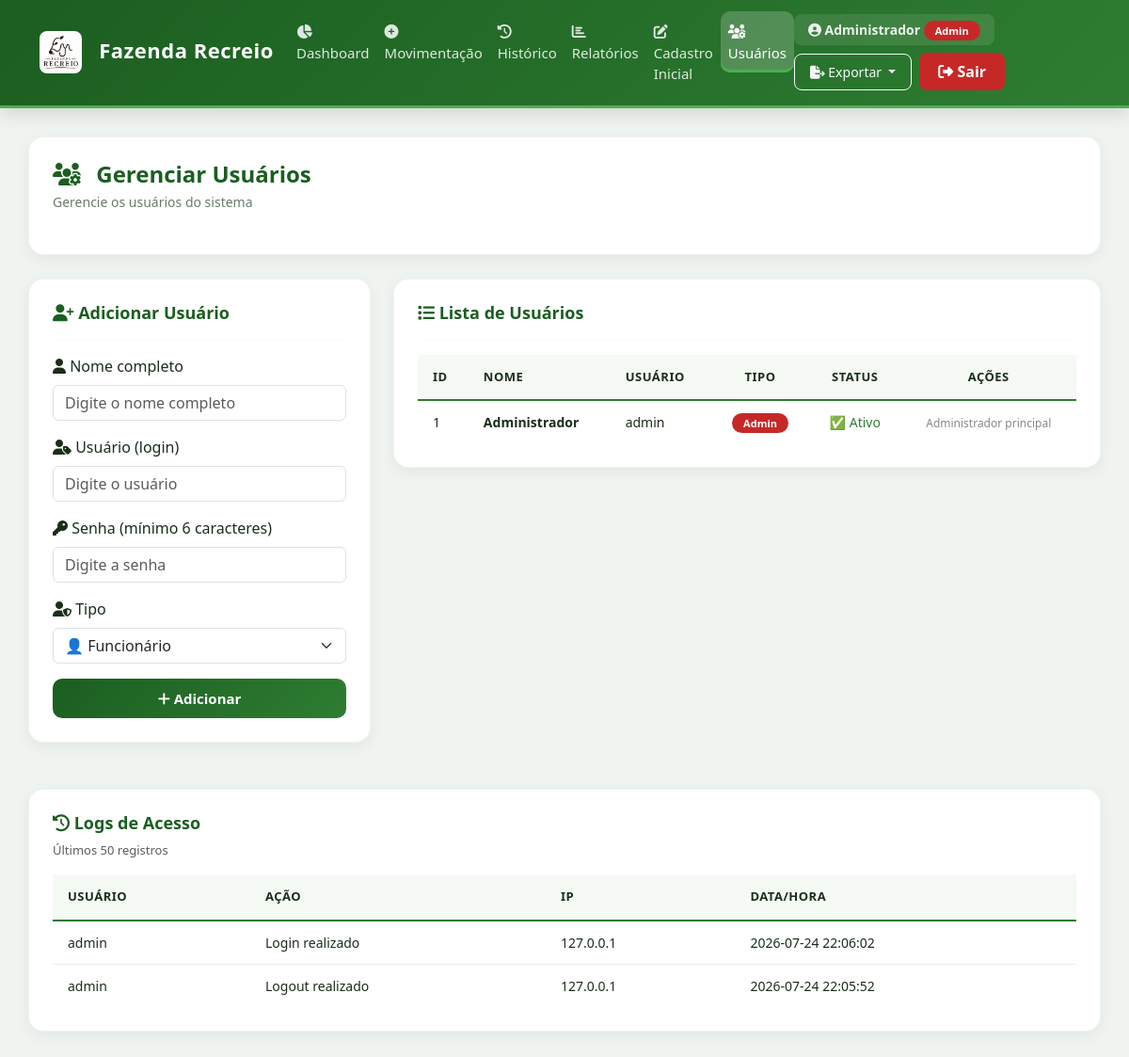
The page /admin/usuarios (signed in) on the database as committed earlier.
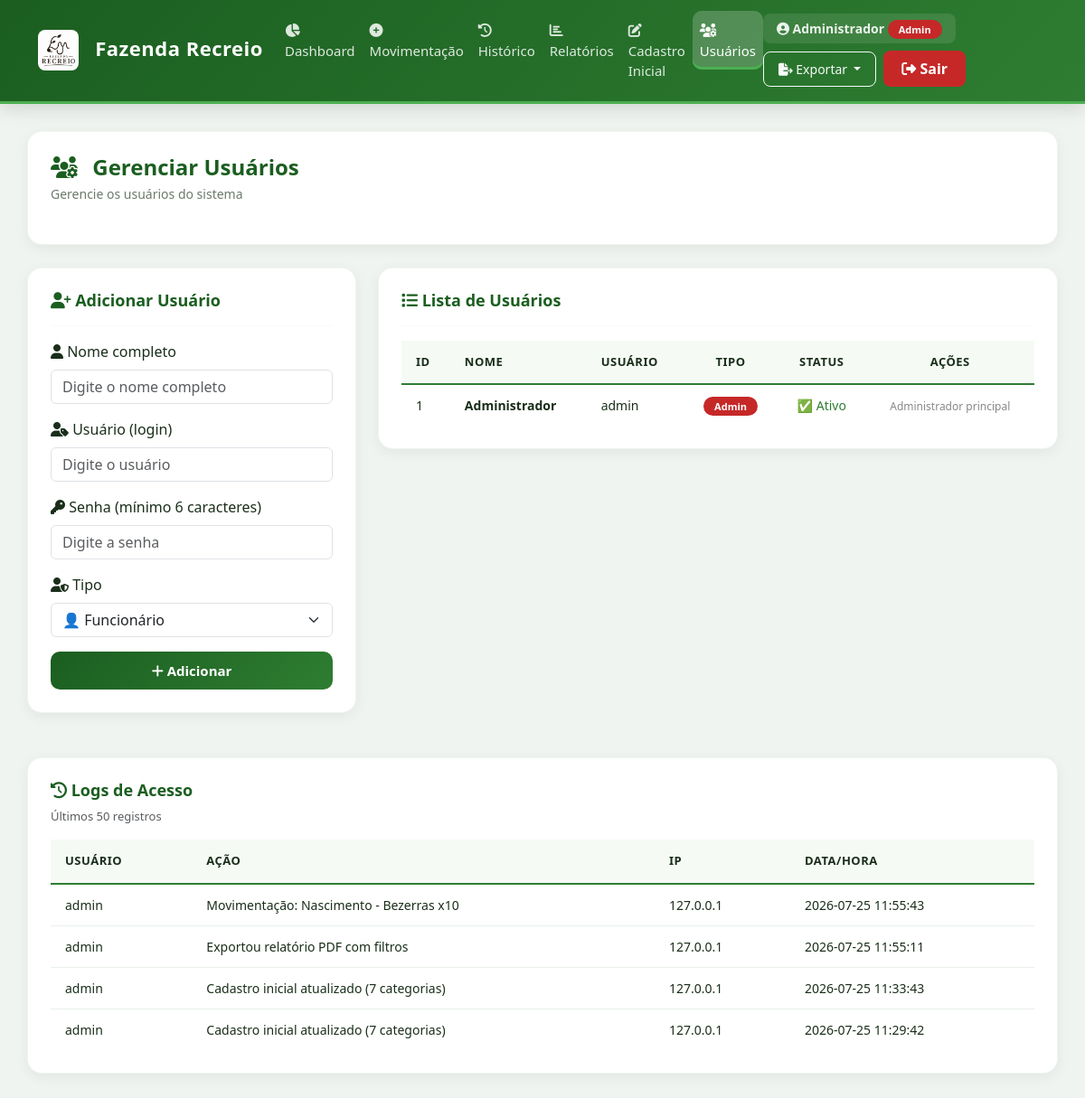
The same page on the database as committed later.
### tables this page shows
CREATE TABLE usuarios (
        id INTEGER PRIMARY KEY AUTOINCREMENT,
        nome TEXT NOT NULL,
        usuario TEXT UNIQUE NOT NULL,
        senha TEXT NOT NULL,
        tipo TEXT DEFAULT 'funcionario',
        ativo INTEGER DEFAULT 1,
        data_criacao TIMESTAMP DEFAULT CURRENT_TIMESTAMP
    );

CREATE TABLE logs_acesso (
        id INTEGER PRIMARY KEY AUTOINCREMENT,
        usuario TEXT,
        acao TEXT,
        ip TEXT,
        data TIMESTAMP DEFAULT CURRENT_TIMESTAMP
    );

### app.py (the view)
@app.route("/admin/usuarios")
@admin_required
def admin_usuarios():
    usuarios = get_all_usuarios()
    logs = get_logs_acesso(50)
    return render_template("admin_usuarios.html", usuarios=usuarios, logs=logs)

### app.py (called while the page is built)
def admin_required(f):
    @wraps(f)
    def decorated_function(*args, **kwargs):
        if 'usuario' not in session:
            flash('Por favor, faça login para acessar esta página.', 'warning')
            return redirect(url_for('login'))
        if session.get('tipo') != 'admin':
            flash('Acesso negado. Área restrita ao administrador.', 'danger')
            return redirect(url_for('dashboard'))
        return f(*args, **kwargs)
    return decorated_function

### database.py (called while the page is built)
def connect():
    import time
    for tentativa in range(5):
        try:
            conn = sqlite3.connect(DB_NAME, timeout=30)
            conn.execute("PRAGMA journal_mode=WAL")
            conn.execute("PRAGMA busy_timeout = 30000")
            conn.execute("PRAGMA synchronous = NORMAL")
            return conn
        except sqlite3.OperationalError as e:
            if "database is locked" in str(e) and tentativa < 4:
                print(f"⏳ Banco bloqueado, tentando novamente ({tentativa+1}/5)...")
                time.sleep(2)
            else:
                raise e
    raise sqlite3.OperationalError("Database is locked after multiple attempts")

### templates/admin_usuarios.html (shortened to what the changed rows need)
{% extends "base.html" %}
{% block content %}
<div class="card-dashboard">
    <h2><i class="fas fa-users-cog" style="color: #1B5E20;"></i> Gerenciar Usuários</h2>
</div>
<div class="row g-4">
    <div class="col-md-8">
        <div class="card-dashboard">
            <div class="table-container">
                <table class="table-modern">
                    <thead>
                        <tr>
                            <th>ID</th>
                            <th>Nome</th>
                            <th>Usuário</th>
                            <th style="text-align: center;">Tipo</th>
                            <th style="text-align: center;">Status</th>
                            <th style="text-align: center;">Ações</th>
                        </tr>
                    </thead>
                    <tbody>
                        {% for u in usuarios %}
                        <tr>
                            <td>{{ u[0] }}</td>
                            <td><strong>{{ u[1] }}</strong></td>
                            <td>{{ u[2] }}</td>
                            <td style="text-align: center;">
                                {% if u[3] == 'admin' %}
                                    <span class="badge-admin">Admin</span>
                                {% else %}
                                    <span class="badge-funcionario">Funcionário</span>
                                {% endif %}
                            </td>
                            <td style="text-align: center;">
                                {% if u[4] == 1 %}
                                    <span style="color: #2E7D32;">✅ Ativo</span>
                                {% else %}
                                    <span style="color: #C62828;">❌ Inativo</span>
                                {% endif %}
                            </td>
                            <td style="text-align: center;">
                                {% if u[3] != 'admin' %}
                                <div style="display: flex; gap: 5px; justify-content: center; flex-wrap: wrap;">
                                    <button type="button" class="btn-warning-custom" style="padding: 4px 12px; font-size: 12px;"
                                            data-bs-toggle="modal" data-bs-target="#modalSenha{{ u[0] }}">
                                        🔑 Senha
                                    </button>
                                    <a href="/admin/usuario/delete/{{ u[0] }}"
                                       class="btn-danger-custom" style="padding: 4px 12px; font-size: 12px; text-decoration: none;"
                                       onclick="return confirm('Tem certeza que deseja remover este usuário?')">
                                        🗑️ Remover
                                    </a>
                                </div>
                                <div class="modal fade" id="modalSenha{{ u[0] }}" tabindex="-1">
                                    <div class="modal-dialog">
                                        <div class="modal-content" style="border-radius: 16px;">
                                            <form method="POST" action="/admin/usuario/alterar_senha">
                                                <div class="modal-header" style="border-bottom: none; padding-bottom: 0;">
                                                    <h5 class="modal-title" style="color: #1B5E20;">
                                                        <i class="fas fa-key"></i> Alterar Senha - {{ u[1] }}
                                                    </h5>
                                                    <button type="button" class="btn-close" data-bs-dismiss="modal"></button>
                                                </div>
                                                <div class="modal-body">
                                                    <input type="hidden" name="id_usuario" value="{{ u[0] }}">
                                                    <div class="mb-3">
                                                        <label class="form-label">Nova Senha (mínimo 6 caracteres)</label>
                                                        <input type="password" name="nova_senha" class="form-control" required minlength="6" placeholder="Digite a nova senha">
                                                    </div>
                                                </div>
                                                <div class="modal-footer" style="border-top: none;">
                                                    <button type="button" class="btn-outline-custom" data-bs-dismiss="modal" style="padding: 8px 20px;">
                                                        Cancelar
                                                    </button>
                                                    <button type="submit" class="btn-primary-custom" style="padding: 8px 20px;">
                                                        <i class="fas fa-save"></i> Salvar
                                                    </button>
                                                </div>
                                            </form>
                                        </div>
                                    </div>
                                </div>
                                {% else %}
                                    <span style="color: #888; font-size: 12px;">Administrador principal</span>
                                {% endif %}
                            </td>
                        </tr>
                        {% endfor %}
                    </tbody>
                </table>
            </div>
        </div>
    </div>
</div>
<div class="row mt-4">
    <div class="col-md-12">
        <div class="card-dashboard">
            <div class="table-container">
                <table class="table-modern">
                    <thead>
                        <tr>
                            <th>Usuário</th>
                            <th>Ação</th>
                            <th>IP</th>
                            <th>Data/Hora</th>
                        </tr>
                    </thead>
                    <tbody>
                        {% for log in logs %}
                        <tr>
                            <td>{{ log[0] }}</td>
                            <td>{{ log[1] }}</td>
                            <td>{{ log[2] }}</td>
                            <td>{{ log[3] }}</td>
                        </tr>
                        {% else %}
                        <tr>
                            <td colspan="4" class="text-center text-muted" style="padding: 20px;">
                                <i class="fas fa-inbox"></i> Nenhum log registrado
                            </td>
                        </tr>
                        {% endfor %}
                    </tbody>
                </table>
            </div>
        </div>
    </div>
</div>
{% endblock %}

### templates/base.html (shortened to what this page needs)
<!DOCTYPE html>
<html lang="pt-br">
<head>
    <link href="https://cdn.jsdelivr.net/npm/bootstrap@5.3.3/dist/css/bootstrap.min.css" rel="stylesheet">
    <link rel="stylesheet" href="https://cdnjs.cloudflare.com/ajax/libs/font-awesome/6.4.0/css/all.min.css">
    <link rel="stylesheet" href="{{ url_for('static', filename='css/style.css') }}">
</head>
<body>
<nav class="navbar navbar-expand-lg navbar-custom">
    <div class="container-fluid">
        <a class="navbar-brand" href="/">
            <img src="{{ url_for('static', filename='images/logo.png') }}" alt="Fazenda Recreio" style="max-height: 45px; margin-right: 12px; border-radius: 8px;"
                 onerror="this.style.display='none'; this.nextElementSibling.style.display='inline';">
            Fazenda Recreio
        </a>
        <div class="collapse navbar-collapse" id="menuNav">
            <ul class="navbar-nav me-auto">
                <li class="nav-item">
                    <a class="nav-link {% if request.path == '/' %}active{% endif %}" href="/">
                        <i class="fas fa-chart-pie"></i> Dashboard
                    </a>
                </li>
                <li class="nav-item">
                    <a class="nav-link {% if request.path == '/movimentacao' %}active{% endif %}" href="/movimentacao">
                        <i class="fas fa-plus-circle"></i> Movimentação
                    </a>
                </li>
                <li class="nav-item">
                    <a class="nav-link {% if request.path == '/historico' %}active{% endif %}" href="/historico">
                        <i class="fas fa-history"></i> Histórico
                    </a>
                </li>
                <li class="nav-item">
                    <a class="nav-link {% if request.path == '/relatorios' %}active{% endif %}" href="/relatorios">
                        <i class="fas fa-chart-bar"></i> Relatórios
                    </a>
                </li>
                {% if session.get('tipo') == 'admin' %}
                <li class="nav-item">
                    <a class="nav-link {% if request.path == '/cadastro_inicial' %}active{% endif %}" href="/cadastro_inicial">
                        <i class="fas fa-edit"></i> Cadastro Inicial
                    </a>
                </li>
                <li class="nav-item">
                    <a class="nav-link {% if request.path == '/admin/usuarios' %}active{% endif %}" href="/admin/usuarios">
                        <i class="fas fa-users-cog"></i> Usuários
                    </a>
                </li>
                {% endif %}
            </ul>
            <div class="d-flex align-items-center gap-2 flex-wrap">
                <span class="user-info" style="color: rgba(255,255,255,0.9); font-size: 14px; padding: 6px 15px; background: rgba(255,255,255,0.1); border-radius: 8px;">
                    <i class="fas fa-user-circle"></i>
                    <strong>{{ session.get('nome', 'Usuário') }}</strong>
                    {% if session.get('tipo') == 'admin' %}
                        <span class="badge-admin">Admin</span>
                    {% else %}
                        <span class="badge-funcionario">Funcionário</span>
                    {% endif %}
                </span>
                <div class="dropdown d-inline">
                    <button class="btn btn-sm btn-outline-light dropdown-toggle" type="button" data-bs-toggle="dropdown" style="border-radius: 8px; padding: 8px 16px;">
                        <i class="fas fa-file-export"></i> Exportar
                    </button>
                </div>
                <a href="/logout" class="btn-sair" style="background: #C62828; color: white; border: none; padding: 8px 20px; border-radius: 8px; font-weight: 600; transition: 0.3s; text-decoration: none;">
                    <i class="fas fa-sign-out-alt"></i> Sair
                </a>
            </div>
        </div>
    </div>
</nav>
<main class="conteudo">
    {% block content %}{% endblock %}
</main>
</body>
</html>

Rows that differ between the two databases and show on the page:
added logs_acesso: usuario "admin", acao "Movimentação: Nascimento - Bezerras x10", ip "127.0.0.1", data "2026-07-25 11:55:43"
added logs_acesso: usuario "admin", acao "Exportou relatório PDF com filtros", ip "127.0.0.1", data "2026-07-25 11:55:11"
changed logs_acesso (number 3 of 4 on the later page): acao "Login realizado" → "Cadastro inicial atualizado (7 categorias)"; data "2026-07-24 22:06:02" → "2026-07-25 11:33:43"
changed logs_acesso (number 4 of 4 on the later page): acao "Logout realizado" → "Cadastro inicial atualizado (7 categorias)"; data "2026-07-24 22:05:52" → "2026-07-25 11:29:42"
